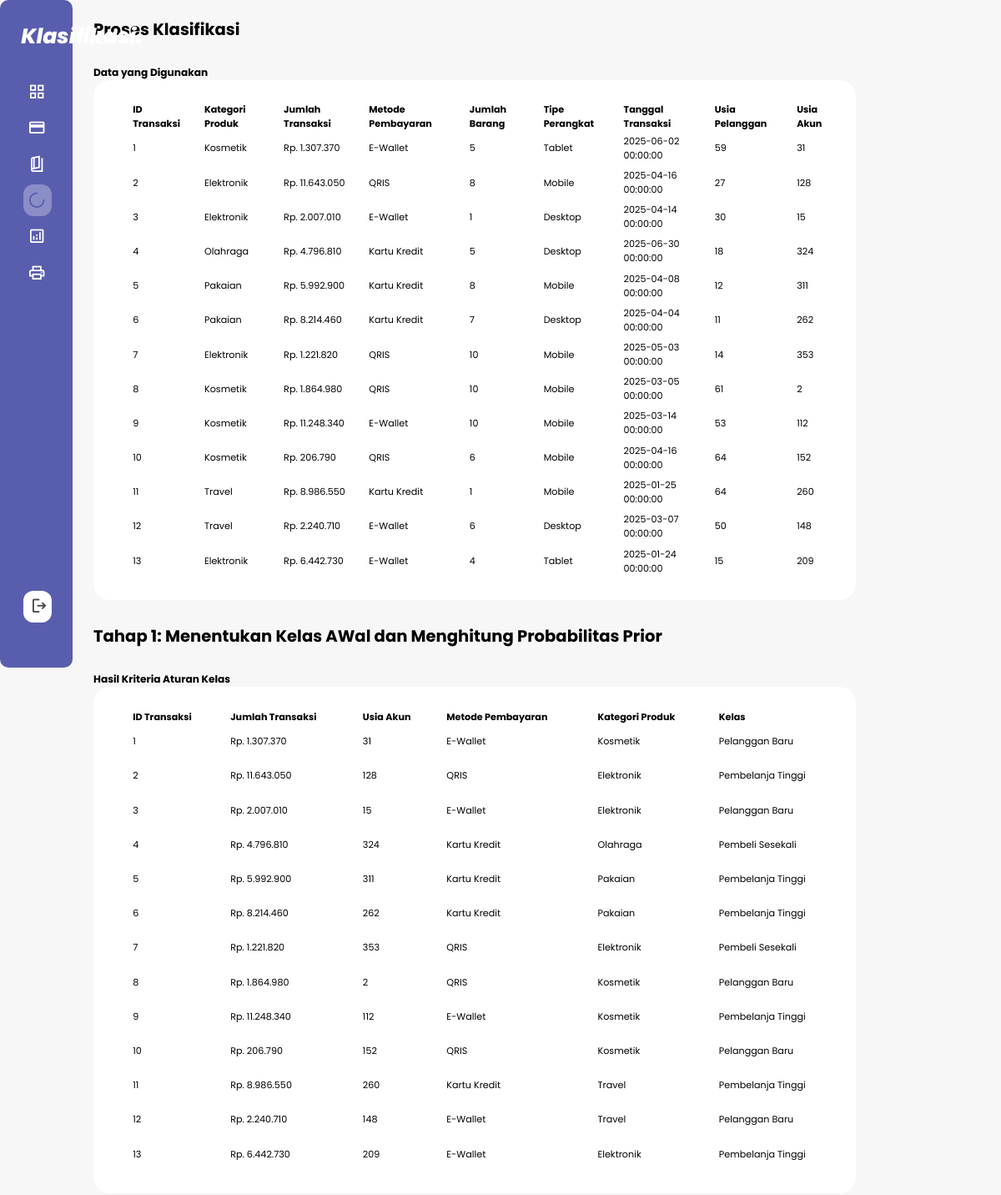
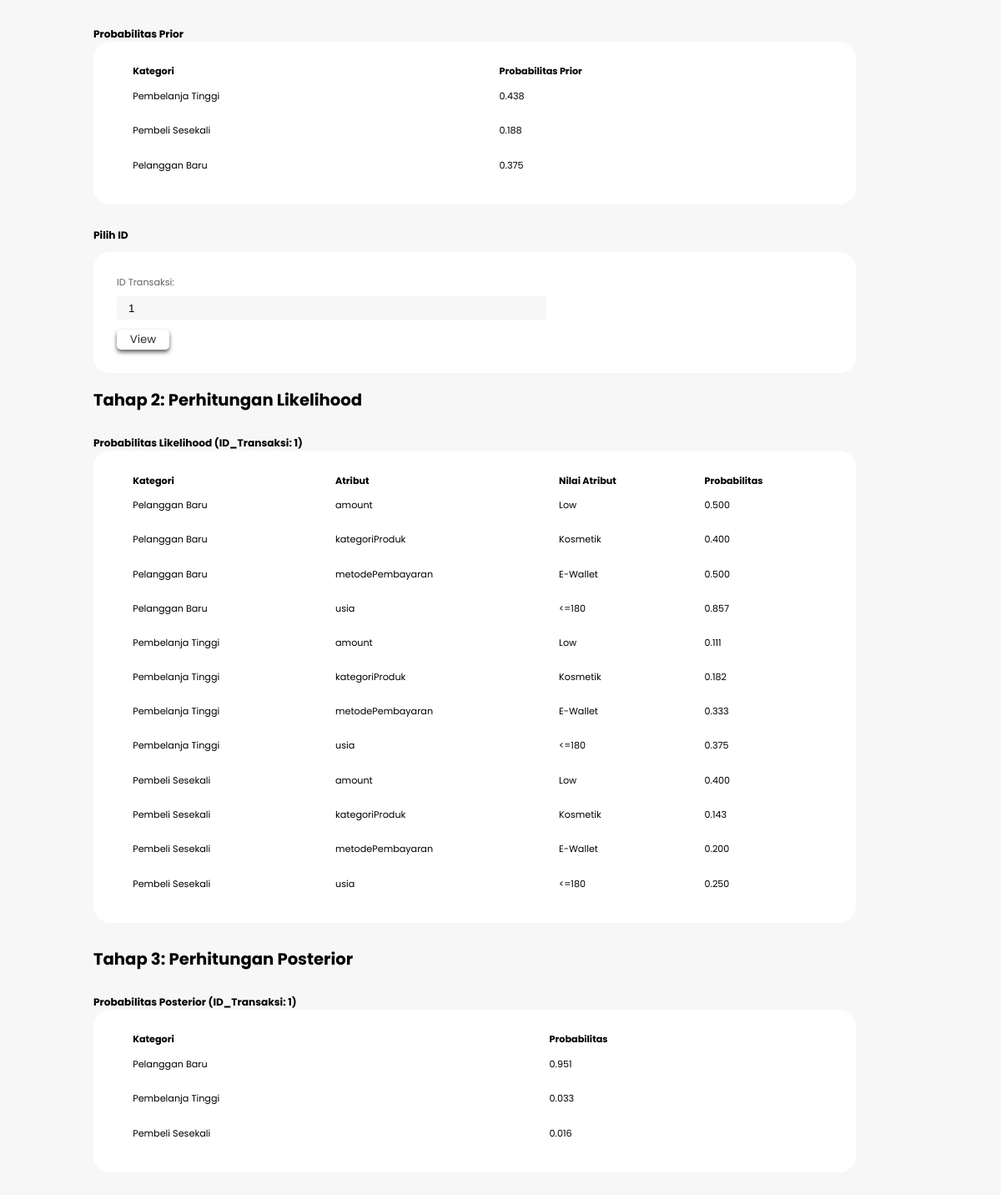
The app's page /proses.php (signed in) with its own data (2 pictures, top to bottom).
### tables this page shows
CREATE TABLE `transaksi` (
  `id_transaksi` int(11) NOT NULL,
  `kategoriProduk` varchar(50) DEFAULT NULL,
  `jumlahTransaksi` decimal(18,2) NOT NULL,
  `metodePembayaran` varchar(50) DEFAULT NULL,
  `jumlahBarang` int(11) NOT NULL,
  `tipePerangkat` varchar(50) DEFAULT NULL,
  `tanggalTransaksi` datetime NOT NULL,
  `usiaPengguna` int(11) NOT NULL,
  `usiaAkun` int(11) NOT NULL
);

CREATE TABLE `transaksi_terlabel` (
  `id_transaksi` int(11) NOT NULL,
  `jumlahTransaksi` decimal(10,2) NOT NULL,
  `usiaAkun` int(11) NOT NULL,
  `metodePembayaran` varchar(50) NOT NULL,
  `kategoriProduk` varchar(50) NOT NULL,
  `kelas` varchar(50) NOT NULL
);

CREATE TABLE `probabilitas_prior` (
  `id` int(11) NOT NULL,
  `kategori` varchar(255) NOT NULL,
  `probabilitas` double NOT NULL,
  `dihitung_pada` timestamp NOT NULL DEFAULT current_timestamp()
);

CREATE TABLE `probabilitas_likelihood` (
  `id_transaksi` int(11) NOT NULL,
  `kategori` varchar(255) NOT NULL,
  `atribut` varchar(255) NOT NULL,
  `nilai_atribut` varchar(255) NOT NULL,
  `probabilitas` double NOT NULL
);

CREATE TABLE `probabilitas_posterior` (
  `id_posterior` int(11) NOT NULL,
  `id_transaksi` int(11) NOT NULL,
  `kategori` varchar(50) NOT NULL,
  `probabilitas` double NOT NULL
);

### proses.php (the view, shortened to what this page needs)
<!DOCTYPE html>
<html lang="en">
<head>
    <link rel="stylesheet" href="./styles/style.css">
</head>
<?php
include "includes/config.php";
$queryIds = mysqli_query($koneksi, "SELECT DISTINCT id_transaksi FROM probabilitas_likelihood ORDER BY id_transaksi ASC");
$transactionIds = [];
while ($rowId = mysqli_fetch_assoc($queryIds)) {
    $transactionIds[] = $rowId['id_transaksi'];
}
$id_to_show = isset($_GET['id']) ? intval($_GET['id']) : (empty($transactionIds) ? 1 : $transactionIds[0]);
$query = mysqli_query($koneksi, "SELECT * FROM transaksi");
$query2 = mysqli_query($koneksi, "SELECT * FROM transaksi_terlabel");
$query3 = mysqli_query($koneksi, "SELECT * FROM probabilitas_prior");
$query4 = mysqli_query($koneksi, "SELECT * FROM probabilitas_posterior WHERE id_transaksi = '$id_to_show'");
$queryLikelihood = mysqli_query($koneksi, "SELECT * FROM probabilitas_likelihood WHERE id_transaksi = '$id_to_show'");
?>
<body>
    <div class="container">
        <?php
        include "sidebar.php";
        ?>
        <main>
            <h2>Proses Klasifikasi</h2>
            <div class="container-form">
                <div class="recent-naive">
                    <h3>Data yang Digunakan</h3>
                    <table>
                        <thead>
                            <th>ID Transaksi</th>
                            <th>Kategori Produk</th>
                            <th>Jumlah Transaksi</th>
                            <th>Metode Pembayaran</th>
                            <th>Jumlah Barang</th>
                            <th>Tipe Perangkat</th>
                            <th>Tanggal Transaksi</th>
                            <th>Usia Pelanggan</th>
                            <th>Usia Akun</th>
                        </thead>
                        <tbody>
                            <?php
                            while ($row = mysqli_fetch_array($query)) {
                            ?>
                                <tr>
                                    <td><?php echo $row['id_transaksi'] ?></td>
                                    <td><?php echo $row['kategoriProduk'] ?></td>
                                    <td><?php echo "Rp. " . number_format($row['jumlahTransaksi'], 0, ',', '.'); ?></td>
                                    <td><?php echo $row['metodePembayaran'] ?></td>
                                    <td><?php echo $row['jumlahBarang'] ?></td>
                                    <td><?php echo $row['tipePerangkat'] ?></td>
                                    <td><?php echo $row['tanggalTransaksi'] ?></td>
                                    <td><?php echo $row['usiaPengguna'] ?></td>
                                    <td><?php echo $row['usiaAkun'] ?></td>
                                </tr>
                            <?php
                            }
                            ?>
                        </tbody>
                    </table>
                </div>
                <h2>Tahap 1: Menentukan Kelas AWal dan Menghitung Probabilitas Prior</h2>
                <div class="recent-naive">
                    <h3>Hasil Kriteria Aturan Kelas</h3>
                    <table>
                        <thead>
                            <th>ID Transaksi</th>
                            <th>Jumlah Transaksi</th>
                            <th>Usia Akun</th>
                            <th>Metode Pembayaran</th>
                            <th>Kategori Produk</th>
                            <th>Kelas</th>
                        </thead>
                        <tbody>
                            <?php
                            while ($row = mysqli_fetch_array($query2)) {
                            ?>
                                <tr>
                                    <td><?php echo $row['id_transaksi'] ?></td>
                                    <td><?php echo "Rp. " . number_format($row['jumlahTransaksi'], 0, ',', '.'); ?></td>
                                    <td><?php echo $row['usiaAkun'] ?></td>
                                    <td><?php echo $row['metodePembayaran'] ?></td>
                                    <td><?php echo $row['kategoriProduk'] ?></td>
                                    <td><?php echo $row['kelas'] ?></td>
                                </tr>
                            <?php
                            }
                            ?>
                        </tbody>
                    </table>
                    <br>
                    <br>
                    <h3>Probabilitas Prior</h3>
                    <table>
                        <thead>
                            <th>Kategori</th>
                            <th>Probabilitas Prior</th>
                        </thead>
                        <tbody>
                            <?php
                            while ($row = mysqli_fetch_array($query3)) {
                            ?>
                                <tr>
                                    <td><?php echo $row['kategori'] ?></td>
                                    <td><?php echo number_format($row['probabilitas'], 3) ?></td>
                                </tr>
                            <?php
                            }
                            ?>
                        </tbody>
                    </table>
                </div>
                <h3 for="id_select">Pilih ID</h3>
                <form action="proses.php#id_select" method="get">
                    <div class="form">
                        <div class="form1">
                            <label for="id_select">ID Transaksi:</label>
                            <br>
                            <select id="id_select" name="id">
                                <?php foreach ($transactionIds as $id) : ?>
                                    <option value="<?php echo $id; ?>" <?php echo ($id == $id_to_show) ? 'selected' : ''; ?>>
                                        <?php echo $id; ?>
                                    </option>
                                <?php endforeach; ?>
                            </select>
                            <br>
                            <div class="bt-form">
                                <button type="submit" name="submit" class="btn btn-primary">View</button>
                            </div>
                        </div>
                    </div>
                </form>
                <br>
                <h2>Tahap 2: Perhitungan Likelihood</h2>
                <div class="recent-naive">
                    <h3>Probabilitas Likelihood (ID_Transaksi: <?php echo $id_to_show; ?>)</h3>
                    <table>
                        <thead>
                            <th>Kategori</th>
                            <th>Atribut</th>
                            <th>Nilai Atribut</th>
                            <th>Probabilitas</th>
                        </thead>
                        <tbody>
                            <?php
                            if (mysqli_num_rows($queryLikelihood) > 0) {
                                while ($row = mysqli_fetch_array($queryLikelihood)) {
                            ?>
                                    <tr>
                                        <td><?php echo $row['kategori'] ?></td>
                                        <td><?php echo $row['atribut'] ?></td>
                                        <td><?php echo $row['nilai_atribut'] ?></td>
                                        <td><?php echo number_format($row['probabilitas'], 3) ?></td>
                                    </tr>
                                <?php
                                }
                            } else {
                                ?>
                                <tr>
                                    <td colspan="4">Data tidak ditemukan untuk ID Transaksi ini.</td>
                                </tr>
                            <?php } ?>
                        </tbody>
                    </table>
                </div>
                <h2>Tahap 3: Perhitungan Posterior</h2>
                <div class="recent-naive">
                    <h3>Probabilitas Posterior (ID_Transaksi: <?php echo $id_to_show; ?>)</h3>
                    <table>
                        <thead>
                            <th>Kategori</th>
                            <th>Probabilitas</th>
                        </thead>
                        <tbody>
                            <?php
                            if (mysqli_num_rows($query4) > 0) {
                                while ($row = mysqli_fetch_array($query4)) {
                            ?>
                                    <tr>
                                        <td><?php echo $row['kategori'] ?></td>
                                        <td><?php echo number_format($row['probabilitas'], 3) ?></td>
                                    </tr>
                                <?php
                                }
                            } else {
                                ?>
                                <tr>
                                    <td colspan="4">Data tidak ditemukan untuk ID Transaksi ini.</td>
                                </tr>
                            <?php } ?>
                        </tbody>
                    </table>
                </div>
            </div>
        </main>
    </div>
</body>
</html>

### styles/style.css (style rules this page uses)
:root { --color-primary:#595dad; --font-color-sidebar:#2D2D2D; --font-color-form:#606060; --color-danger:#ff7782; --color-success:#41f1b6; --color-info-light:#dce1eb; --color-primary-variant:#1807b5; --color-light:rgba(255, 255, 255, 0.3); --color-light-hover-sidebar:rgba(255, 255, 255, 0.1); --box-shadow:0 2rem 3rem rgba(0,0,0,0,25%); --background-color:#F7F7F7; --card-border-radius:20px; --border-radius-1:0.4rem; --border-radius-2:0.8; --border-radius-3:1.2rem; --card-padding:1.8rem; --padding-1:1.2rem; }
* { margin:0; padding: 0; outline: 0; appearance: none; border: 0; text-decoration: none; list-style:none; box-sizing: border-box; }
html { font-size: 14px; }
body { width: 100vw; height: 100vh; font-family: poppins, sans-serif; font-size: 0.8rem; background: var(--background-color); user-select: none; overflow-x: hidden; }
.container { display: grid; width: 96%; gap: 1.8rem; grid-template-columns: 16rem auto; }
h2 { font-size: 1.4rem; }
h3 { font-size: 0.87rem; }
label { color:var(--font-color-form); }
main { margin-top: 1.4rem; }
main .recent-naive { margin-top: 2rem; margin-bottom:2rem ; }
main .recent-naive table { background:#fff; width: 100%; border-radius: var(--card-border-radius); padding: var(--card-padding); text-align: left; overflow-x: scroll; }
main .recent-naive table th, main .recent-naive table td { padding-left: 20px; }
main table tbody td { height: 2.8rem; border-bottom: 1px solid var(--color-light); }
main table tbody tr:last-child td { border: none; }
main .container-form { grid-template-columns: 1fr 1fr; width: 90%; }
main .form { background: #fff; width: 100%; height: auto; border-radius: var(--card-border-radius); padding: 2rem; margin-top: 0.8rem; }
main .form select { background:#F7F7F7 ; border-radius: 2px; height: 28px; padding: 0 1rem ; width: 60%; margin-top: 8px; margin-bottom: 12px ; }
main .bt-form button { font-family: poppins, sans-serif; background: var(--color-primary); color: #ffff; height: 24px; width: 63px; border-radius: 5px; box-shadow: 0 3px 5px var(--font-color-form); margin-right: 5px; transition: all 300ms ease; cursor: pointer; }
main .bt-form button:last-child { background: #ffff; color: var(--font-color-sidebar); }
@media screen and (max-width: 1200px) { .container { width: 94%; grid-template-columns: 6.2rem auto; } }
@media screen and (max-width: 1200px) { main .container-form { width: 90%; } }

### records on screen
transaksi: id_transaksi "1", kategoriProduk "Kosmetik", jumlahTransaksi "1.307.370", metodePembayaran "E-Wallet", jumlahBarang "5", tipePerangkat "Tablet", tanggalTransaksi "2025-06-02 00:00:00", usiaPengguna "59", usiaAkun "31"
transaksi: id_transaksi "2", kategoriProduk "Elektronik", jumlahTransaksi "11.643.050", metodePembayaran "QRIS", jumlahBarang "8", tipePerangkat "Mobile", tanggalTransaksi "2025-04-16 00:00:00", usiaPengguna "27", usiaAkun "128"
transaksi: id_transaksi "3", kategoriProduk "Elektronik", jumlahTransaksi "2.007.010", metodePembayaran "E-Wallet", jumlahBarang "1", tipePerangkat "Desktop", tanggalTransaksi "2025-04-14 00:00:00", usiaPengguna "30", usiaAkun "15"
transaksi: id_transaksi "4", kategoriProduk "Olahraga", jumlahTransaksi "4.796.810", metodePembayaran "Kartu Kredit", jumlahBarang "5", tipePerangkat "Desktop", tanggalTransaksi "2025-06-30 00:00:00", usiaPengguna "18", usiaAkun "324"
transaksi: id_transaksi "5", kategoriProduk "Pakaian", jumlahTransaksi "5.992.900", metodePembayaran "Kartu Kredit", jumlahBarang "8", tipePerangkat "Mobile", tanggalTransaksi "2025-04-08 00:00:00", usiaPengguna "12", usiaAkun "311"
transaksi: id_transaksi "6", kategoriProduk "Pakaian", jumlahTransaksi "8.214.460", metodePembayaran "Kartu Kredit", jumlahBarang "7", tipePerangkat "Desktop", tanggalTransaksi "2025-04-04 00:00:00", usiaPengguna "11", usiaAkun "262"
transaksi: id_transaksi "7", kategoriProduk "Elektronik", jumlahTransaksi "1.221.820", metodePembayaran "QRIS", jumlahBarang "10", tipePerangkat "Mobile", tanggalTransaksi "2025-05-03 00:00:00", usiaPengguna "14", usiaAkun "353"
transaksi: id_transaksi "8", kategoriProduk "Kosmetik", jumlahTransaksi "1.864.980", metodePembayaran "QRIS", jumlahBarang "10", tipePerangkat "Mobile", tanggalTransaksi "2025-03-05 00:00:00", usiaPengguna "61", usiaAkun "2"
transaksi: id_transaksi "9", kategoriProduk "Kosmetik", jumlahTransaksi "11.248.340", metodePembayaran "E-Wallet", jumlahBarang "10", tipePerangkat "Mobile", tanggalTransaksi "2025-03-14 00:00:00", usiaPengguna "53", usiaAkun "112"
transaksi: id_transaksi "10", kategoriProduk "Kosmetik", jumlahTransaksi "206.790", metodePembayaran "QRIS", jumlahBarang "6", tipePerangkat "Mobile", tanggalTransaksi "2025-04-16 00:00:00", usiaPengguna "64", usiaAkun "152"
transaksi: id_transaksi "11", kategoriProduk "Travel", jumlahTransaksi "8.986.550", metodePembayaran "Kartu Kredit", jumlahBarang "1", tipePerangkat "Mobile", tanggalTransaksi "2025-01-25 00:00:00", usiaPengguna "64", usiaAkun "260"
transaksi: id_transaksi "12", kategoriProduk "Travel", jumlahTransaksi "2.240.710", metodePembayaran "E-Wallet", jumlahBarang "6", tipePerangkat "Desktop", tanggalTransaksi "2025-03-07 00:00:00", usiaPengguna "50", usiaAkun "148"
transaksi: id_transaksi "13", kategoriProduk "Elektronik", jumlahTransaksi "6.442.730", metodePembayaran "E-Wallet", jumlahBarang "4", tipePerangkat "Tablet", tanggalTransaksi "2025-01-24 00:00:00", usiaPengguna "15", usiaAkun "209"
transaksi_terlabel: id_transaksi "1", jumlahTransaksi "1.307.370", usiaAkun "31", metodePembayaran "E-Wallet", kategoriProduk "Kosmetik", kelas "Pelanggan Baru"
transaksi_terlabel: id_transaksi "2", jumlahTransaksi "11.643.050", usiaAkun "128", metodePembayaran "QRIS", kategoriProduk "Elektronik", kelas "Pembelanja Tinggi"
transaksi_terlabel: id_transaksi "3", jumlahTransaksi "2.007.010", usiaAkun "15", metodePembayaran "E-Wallet", kategoriProduk "Elektronik", kelas "Pelanggan Baru"
transaksi_terlabel: id_transaksi "4", jumlahTransaksi "4.796.810", usiaAkun "324", metodePembayaran "Kartu Kredit", kategoriProduk "Olahraga", kelas "Pembeli Sesekali"
transaksi_terlabel: id_transaksi "5", jumlahTransaksi "5.992.900", usiaAkun "311", metodePembayaran "Kartu Kredit", kategoriProduk "Pakaian", kelas "Pembelanja Tinggi"
transaksi_terlabel: id_transaksi "6", jumlahTransaksi "8.214.460", usiaAkun "262", metodePembayaran "Kartu Kredit", kategoriProduk "Pakaian", kelas "Pembelanja Tinggi"
transaksi_terlabel: id_transaksi "7", jumlahTransaksi "1.221.820", usiaAkun "353", metodePembayaran "QRIS", kategoriProduk "Elektronik", kelas "Pembeli Sesekali"
transaksi_terlabel: id_transaksi "8", jumlahTransaksi "1.864.980", usiaAkun "2", metodePembayaran "QRIS", kategoriProduk "Kosmetik", kelas "Pelanggan Baru"
transaksi_terlabel: id_transaksi "9", jumlahTransaksi "11.248.340", usiaAkun "112", metodePembayaran "E-Wallet", kategoriProduk "Kosmetik", kelas "Pembelanja Tinggi"
transaksi_terlabel: id_transaksi "10", jumlahTransaksi "206.790", usiaAkun "152", metodePembayaran "QRIS", kategoriProduk "Kosmetik", kelas "Pelanggan Baru"
transaksi_terlabel: id_transaksi "11", jumlahTransaksi "8.986.550", usiaAkun "260", metodePembayaran "Kartu Kredit", kategoriProduk "Travel", kelas "Pembelanja Tinggi"
transaksi_terlabel: id_transaksi "12", jumlahTransaksi "2.240.710", usiaAkun "148", metodePembayaran "E-Wallet", kategoriProduk "Travel", kelas "Pelanggan Baru"
transaksi_terlabel: id_transaksi "13", jumlahTransaksi "6.442.730", usiaAkun "209", metodePembayaran "E-Wallet", kategoriProduk "Elektronik", kelas "Pembelanja Tinggi"
probabilitas_prior: kategori "Pembelanja Tinggi", probabilitas "0.438"
probabilitas_prior: kategori "Pembeli Sesekali", probabilitas "0.188"
probabilitas_prior: kategori "Pelanggan Baru", probabilitas "0.375"
probabilitas_likelihood: kategori "Pelanggan Baru", atribut "amount", nilai_atribut "Low", probabilitas "0.500"
probabilitas_likelihood: kategori "Pelanggan Baru", atribut "kategoriProduk", nilai_atribut "Kosmetik", probabilitas "0.400"
probabilitas_likelihood: kategori "Pelanggan Baru", atribut "metodePembayaran", nilai_atribut "E-Wallet", probabilitas "0.500"
probabilitas_likelihood: kategori "Pelanggan Baru", atribut "usia", nilai_atribut "<=180", probabilitas "0.857"
probabilitas_likelihood: kategori "Pembelanja Tinggi", atribut "amount", nilai_atribut "Low", probabilitas "0.111"
probabilitas_likelihood: kategori "Pembelanja Tinggi", atribut "kategoriProduk", nilai_atribut "Kosmetik", probabilitas "0.182"
probabilitas_likelihood: kategori "Pembelanja Tinggi", atribut "metodePembayaran", nilai_atribut "E-Wallet", probabilitas "0.333"
probabilitas_likelihood: kategori "Pembelanja Tinggi", atribut "usia", nilai_atribut "<=180", probabilitas "0.375"
probabilitas_likelihood: kategori "Pembeli Sesekali", atribut "amount", nilai_atribut "Low", probabilitas "0.400"
probabilitas_likelihood: kategori "Pembeli Sesekali", atribut "kategoriProduk", nilai_atribut "Kosmetik", probabilitas "0.143"
probabilitas_likelihood: kategori "Pembeli Sesekali", atribut "metodePembayaran", nilai_atribut "E-Wallet", probabilitas "0.200"
probabilitas_likelihood: kategori "Pembeli Sesekali", atribut "usia", nilai_atribut "<=180", probabilitas "0.250"
probabilitas_posterior: kategori "Pelanggan Baru", probabilitas "0.951"
probabilitas_posterior: kategori "Pembelanja Tinggi", probabilitas "0.033"
probabilitas_posterior: kategori "Pembeli Sesekali", probabilitas "0.016"

### other values on screen
$id_to_show "1"
form field id "1"
